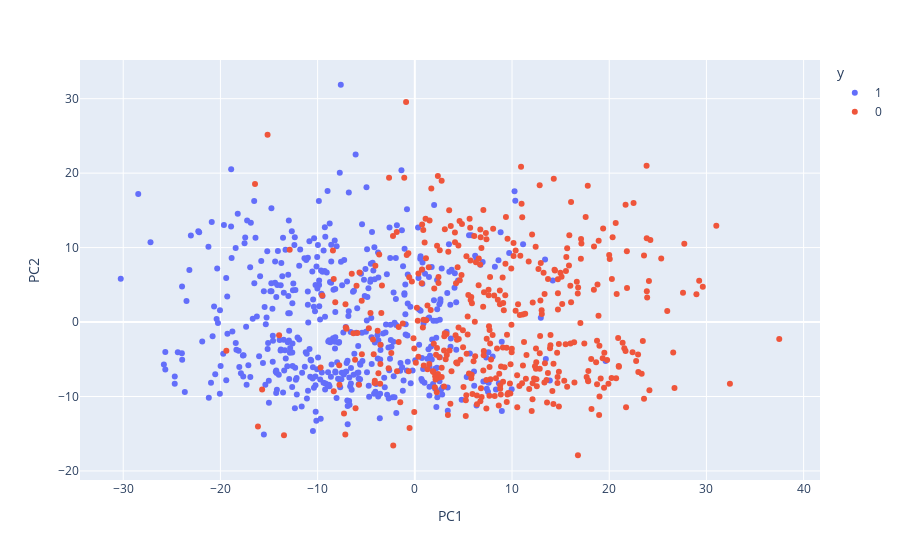

Write notebook code for a chart like this one.
### Code cell
%load_ext autoreload
%autoreload 2

from explore import plot_pca

y = mri['Gender']
X = mri.drop(['Gender'], axis=1)
X_train, X_test, y_train, y_test = preprocess(X, y)
plot_pca(X_train, y_train)

### Figure 1 — Plotly figure (JSON) as saved in the notebook; plotly's stock layout.template omitted (floating-point values rounded to 4 significant figures; data arrays with more than 128 entries replaced by an {"elided": "..."} marker saying what was removed)
{"data": [{"hovertemplate": "y=1<br>PC1=%{x}<br>PC2=%{y}<extra></extra>", "legendgroup": "1", "marker": {"color": "#636efa", "symbol": "circle"}, "mode": "markers", "name": "1", "orientation": "v", "showlegend": true, "type": "scatter", "x": {"elided": "483 float values"}, "xaxis": "x", "y": {"elided": "483 float values"}, "yaxis": "y"}, {"hovertemplate": "y=0<br>PC1=%{x}<br>PC2=%{y}<extra></extra>", "legendgroup": "0", "marker": {"color": "#EF553B", "symbol": "circle"}, "mode": "markers", "name": "0", "orientation": "v", "showlegend": true, "type": "scatter", "x": {"elided": "407 float values"}, "xaxis": "x", "y": {"elided": "407 float values"}, "yaxis": "y"}], "layout": {"legend": {"title": {"text": "y"}, "tracegroupgap": 0}, "margin": {"t": 60}, "xaxis": {"anchor": "y", "domain": [0, 1], "title": {"text": "PC1"}}, "yaxis": {"anchor": "x", "domain": [0, 1], "title": {"text": "PC2"}}}}
